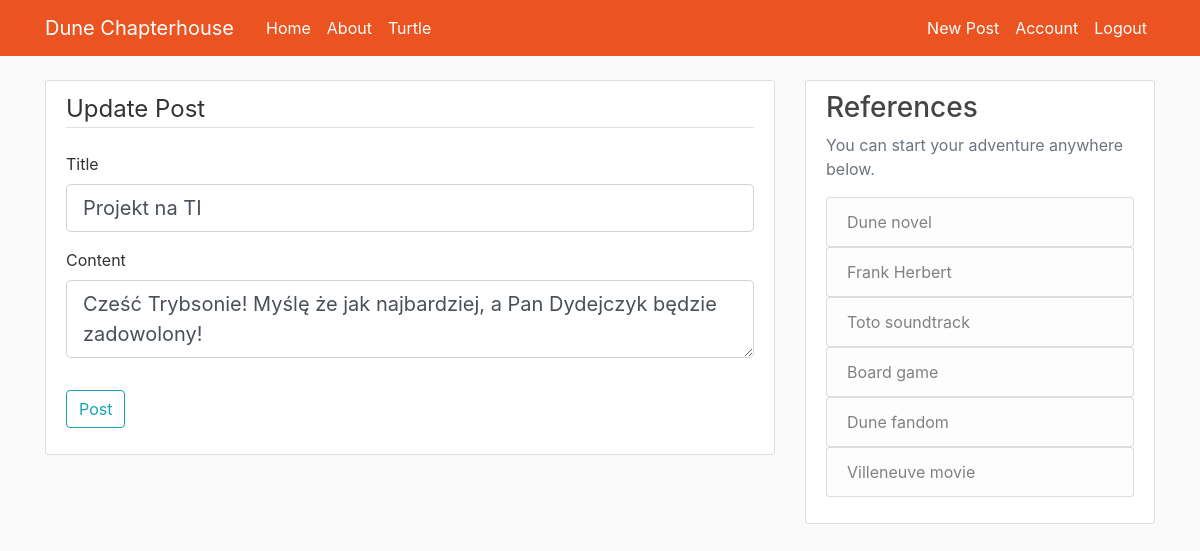
/post/8/update (signed in), run on the app's committed database.
### Chapterhouse/models.py (models this page shows, shortened)
class Post(db.Model):
    id = db.Column(db.Integer, primary_key=True)
    title = db.Column(db.String(100), nullable=False)
    date_posted = db.Column(db.DateTime, nullable=False, default=datetime.utcnow)
    content = db.Column(db.Text, nullable=False)
    user_id = db.Column(db.Integer, db.ForeignKey('user.id'), nullable=False)

### Chapterhouse/routes.py (the view)
@app.route("/post/<int:post_id>/update", methods=['GET', 'POST'])
@login_required
def update_post(post_id):
    post = Post.query.get_or_404(post_id)
    if post.author != current_user:
        abort(403)
    form = PostForm()
    if form.validate_on_submit():
        post.title = form.title.data
        post.content = form.content.data
        db.session.commit()
        flash('Your post has been updated!', 'success')
        return redirect(url_for('post', post_id=post.id))
    elif request.method == 'GET':
        form.title.data = post.title
        form.content.data = post.content
    return render_template('create_post.html', title='Update Post', form=form, legend='Update Post')

### Chapterhouse/forms.py
class PostForm(FlaskForm):
    title = StringField('Title', validators=[DataRequired()])
    content = TextAreaField('Content', validators=[DataRequired()])
    submit = SubmitField('Post')

### Chapterhouse/models.py (called while the page is built)
@login_manager.user_loader
def load_user(user_id):
    return User.query.get(int(user_id))

### Chapterhouse/templates/create_post.html (shortened to what this page needs)
{% extends "layout.html" %}
{% block content %}
<div class="content-section">
  <form class="" action="" method="POST">
      <fieldset class="form-group">
          <legend class="border-bottom mb-4">{{ legend }}</legend>
          <div class="form-group">
              {{ form.title.label(class="form-control-label")}}
              {% if form.title.errors %}
                {{ form.title(class="form-control form-control-lg is-invalid")}}
                <div class="invalid-feedback">
                    {% for error in form.title.errors %}
                      <span>{{ error}}</span>
                    {% endfor %}
                </div>
                {% else %}
                    {{ form.title(class="form-control form-control-lg")}}
                {% endif %}
          </div>
          <div class="form-group">
              {{ form.content.label(class="form-control-label")}}
              {% if form.content.errors %}
                {{ form.content(class="form-control form-control-lg is-invalid")}}
                <div class="invalid-feedback">
                    {% for error in form.content.errors %}
                      <span>{{ error}}</span>
                    {% endfor %}
                </div>
                {% else %}
                    {{ form.content(class="form-control form-control-lg")}}
                {% endif %}
          </div>
      </fieldset>
      <div class="form-group">
          {{ form.submit(class="btn btn-outline-info") }}
      </div>
  </form>
</div>
{% endblock content %}

### Chapterhouse/static/main.css (style rules this page uses)
body { background: #fafafa; color: #333333; margin-top: 5rem; }
.content-section { background: #ffffff; padding: 10px 20px; border: 1px solid #dddddd; border-radius: 3px; margin-bottom: 20px; }

### data on the page
Post: title "Projekt na TI", content "Cześć Trybsonie! Myślę że jak najbardziej, a Pan Dydejczyk będzie zadowolony!"

### other printed values
{{ legend }} "Update Post"
